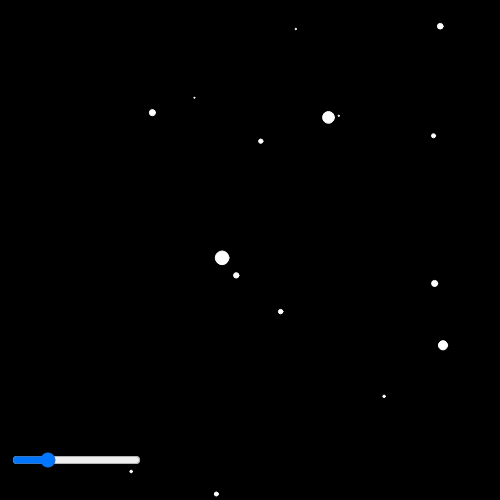
Frame 1 (no input)
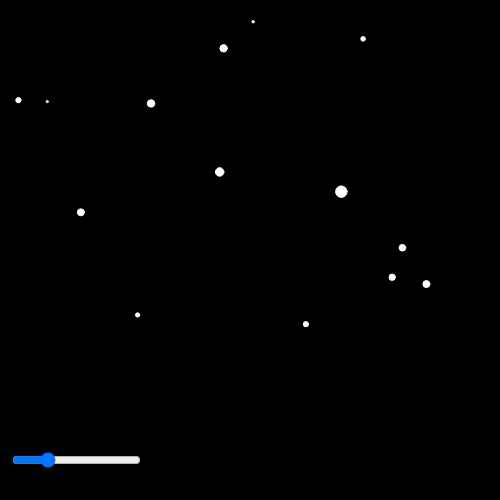
Frame 60 (no input)
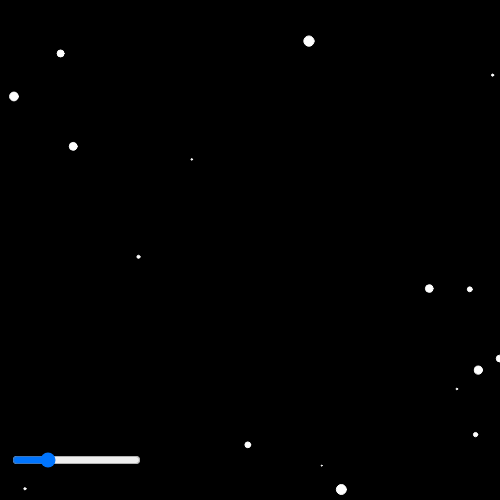
Frame 120 (the mouse pressed at the canvas centre since frame 60)

The p5.js sketch that drew these frames (run headless with seeded random() and noise() and a simulated clock; from frame 60 on, the mouse is pressed at the canvas centre):

// p5.js sketch
// ── sketch.js
var stars = [];
var population = 200;
var speedSlide;
let slider;

function setup(){
    createCanvas(500, 500);
    for (i = 0; i < population; i++){
        stars.push(new Star());
    }
    slider = createSlider(5,25,10,1);
    slider.position(10,450);
}

function draw() {
    background(0);
    translate(width/2,height/2);
    speedSlide = slider.value();

    for (i = 0; i < population; i++){
        stars[i].show();
        stars[i].update();
    }
}
// ── star.js
function Star() {
    this.x = random(-width,width);
    this.y = random(-height,height);
    this.speed = random(width);
    this.updateX;
    this.updateY;

    this.show = function() {
        stroke(255);
        this.updateX = map(this.x/this.speed,0,1,0,width);
        this.updateY = map(this.y/this.speed,0,1,0,height);
        this.r = map(this.speed,0,width,16,1);
        ellipse(this.updateX, this.updateY, this.r, this.r);
    }

    this.update = function() {
        this.speed -= speedSlide;
        if (this.speed < 1) {
            this.speed = width;
            this.x = random(-width,width);
            this.y = random(-height,height);
        }
    }
}
